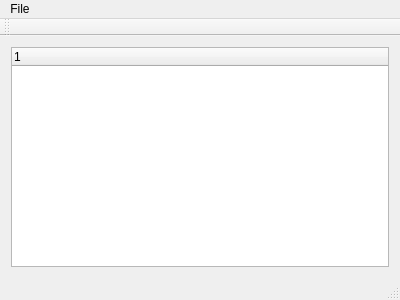
<?xml version="1.0" encoding="UTF-8"?>
<ui version="4.0">
 <class>MainWindow</class>
 <widget class="QMainWindow" name="MainWindow">
  <property name="geometry">
   <rect>
    <x>0</x>
    <y>0</y>
    <width>400</width>
    <height>300</height>
   </rect>
  </property>
  <property name="windowTitle">
   <string>MainWindow</string>
  </property>
  <widget class="QWidget" name="centralWidget">
   <layout class="QHBoxLayout" name="horizontalLayout">
    <item>
     <widget class="QTreeWidget" name="treeWidget">
      <column>
       <property name="text">
        <string notr="true">1</string>
       </property>
      </column>
     </widget>
    </item>
   </layout>
  </widget>
  <widget class="QMenuBar" name="menuBar">
   <property name="geometry">
    <rect>
     <x>0</x>
     <y>0</y>
     <width>400</width>
     <height>22</height>
    </rect>
   </property>
   <widget class="QMenu" name="menuFile">
    <property name="title">
     <string>File</string>
    </property>
    <addaction name="actionLoad"/>
   </widget>
   <addaction name="menuFile"/>
  </widget>
  <widget class="QToolBar" name="mainToolBar">
   <attribute name="toolBarArea">
    <enum>TopToolBarArea</enum>
   </attribute>
   <attribute name="toolBarBreak">
    <bool>false</bool>
   </attribute>
  </widget>
  <widget class="QStatusBar" name="statusBar"/>
  <action name="actionLoad">
   <property name="text">
    <string>Load...</string>
   </property>
  </action>
 </widget>
 <layoutdefault spacing="6" margin="11"/>
 <resources/>
 <connections/>
</ui>
